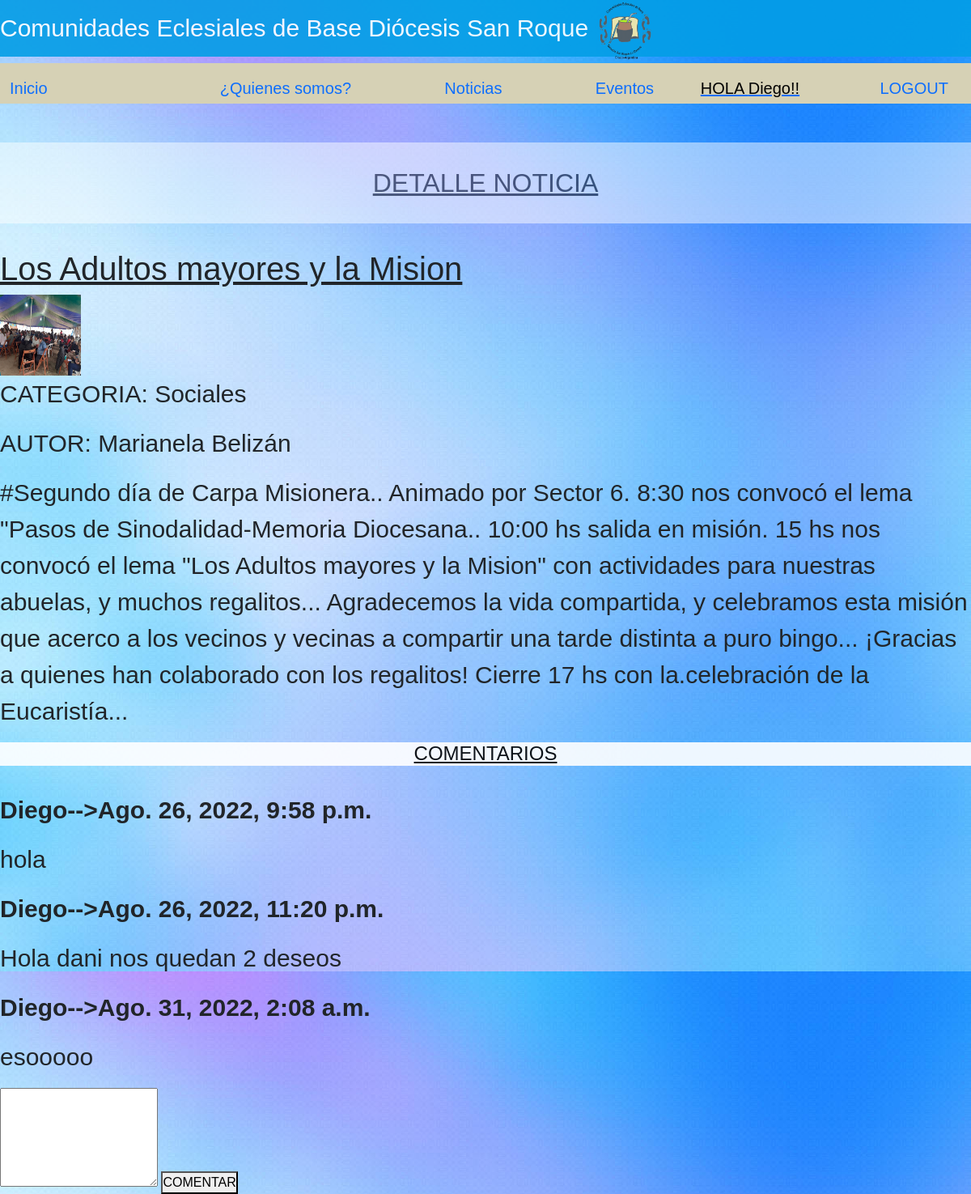
/Noticias/detalle/1 (signed in), run on the app's committed database.
### apps/usuarios/models.py (models this page shows)
class Usuario(AbstractUser):
    pass

### apps/noticias/models.py (models this page shows, shortened)
class Noticia(models.Model):
	titulo = models.CharField(max_length = 120)
	creado = models.DateField(auto_now_add = True)
	cuerpo = models.TextField()
	autor = models.CharField(max_length = 50, null=True, blank = True)
	imagen = models.ImageField(upload_to = 'noticias', null=True, blank = True)
	categoria = models.ForeignKey(Categoria, on_delete = models.CASCADE, null = True)
	def obtener_mis_comentarios(self):
		return self.mis_comentarios.all()

class Categoria(models.Model):
	nombre = models.CharField(max_length = 60)
	descripcion = models.CharField(max_length = 250, null = True, blank = True)

class Comentario(models.Model):
	noticia = models.ForeignKey(Noticia, related_name = 'mis_comentarios', on_delete = models.CASCADE)
	texto = models.TextField()
	creado = models.DateTimeField(auto_now_add = True)
	usuario = models.ForeignKey(Usuario, related_name = 'usuario_comentario' , on_delete = models.CASCADE)

### apps/noticias/views.py (the view)
# urls.py: path('detalle/<int:pk>', views.Detalle_Noticia_Clase.as_view(), name = 'detalle_noticias'),
class Detalle_Noticia_Clase(LoginRequiredMixin,DetailView):
	model = Noticia
	template_name = 'noticias/detalle_noticia.html'

### templates/noticias/detalle_noticia.html
{% extends 'base.html' %}
{% load static %}
{% block contenido %}
	<h2><ins>DETALLE NOTICIA</ins></h2>
	<br>
	<h3><ins>{{object.titulo}}</ins></h3>
	{% if object.imagen %}
	<img src="{{ object.imagen.url }}" width="100px" height="100px">
{% else %}
	<p>NO TIENE IMAGEN </p>
{% endif %}
	<p>CATEGORIA: {{ object.categoria.nombre }}</p>
	{% if object.autor %}
		<p>AUTOR: {{ object.autor }}</p>
	{% endif %}
	<p>{{ object.cuerpo }}</p>
	<h4><ins>COMENTARIOS</ins></h4><br>
	{% for x in object.obtener_mis_comentarios %}
		<b><p>{{x.usuario}}-->{{x.creado}}</p></b>
		<p>{{x.texto}}</p>
	{% endfor %}
	{% if user.is_authenticated %}
		<form method="POST" action="{% url 'noticias:agregar_comentario' object.pk %}">{% csrf_token %}
			<textarea rows="5" name="coment">
			</textarea>
			<button type="submit">COMENTAR</button>
		</form>
	{% endif %}
{% endblock contenido %}

### templates/base.html (shortened to what this page needs)
{% load static %}
<link href="https://cdn.jsdelivr.net/npm/bootstrap@5.0.2/dist/css/bootstrap.min.css" rel="stylesheet">
<!DOCTYPE html>
<html>
<head>
	<link rel="stylesheet" type="text/css" href="{% static 'css/main.css' %}">
</head>
<body>
 <header>
	<div class="header-content">
		<div class="logo">
			<h1>Comunidades Eclesiales de Base Diócesis San Roque <a class="navbar-item" href="{% url 'home' %}"><img src="{% static 'img/mate.png' %}" width="75" height="75" alt="Logo"></a></h1>
		</div>
		<div class="menu">
			<nav>
				<nav class="navbar">
					<div class="container-fluid">
						<a class="navbar-brand" href="{% url 'home' %}">Inicio</a>
						<button class="navbar-toggler" type="button" data-bs-toggle="collapse" data-bs-target="#navbarNav" aria-controls="navbarNav" aria-expanded="false" aria-label="Toggle navigation">
						  <span class="navbar-toggler-icon"></span>
						</button>
						<a class="nav-item">
							<a class="nav-link" href="{%url 'somos:quienes_somos'%}">¿Quienes somos?</a>
						  <a class="nav-item">
							<a class="nav-link" href="{% url 'noticias:listar_noticias' %}">Noticias</a>
						  <a class="nav-item">
							<a class="nav-link" href="{% url 'eventos:ver_eventos' %}">Eventos</a>
						  <a class="nav-item">
							{% if user.is_authenticated %}
								<span>HOLA {{user.username}}!!</span>
								<a class="nav-link" href="{% url 'logout' %}">LOGOUT</a>
							{% else %}
								<a class="nav-item"></a>
								<a class="nav-link" href="{% url 'login' %}">LOGIN</a>
								<a class="nav-item"></a>
								<a class="nav-link" href="{% url 'usuarios:registro' %}">REGISTRAR</a>
							{% endif %}
			</nav>
		</div>
	</div>
	<br><br>
	{% block contenido %}
	{% endblock contenido %}
</header>
</body>
</html>

### static/css/main.css (style rules this page uses)
* { margin: 0px; padding: 0px; }
body { background-image: url(../img/otrofondo.jpg) ; font-family: 'Gill Sans', 'Gill Sans MT', Calibri, 'Trebuchet MS', sans-serif, Helvetica, sans-serif; }
header h1 { background: #039ee6; opacity: 0.9; height: 70px; width: 100%; text-align: left; line-height: 50px; color: #ffffff; font-size: 30px; }
nav { background: #d6d1b5; height: 50px; font-family: sans-serif; font-size: 20; color: #ffffff; }
h2 { opacity: 0.9; background: #ffffff; color: #000000; line-height: 100px; text-align: center; opacity: 0.5; }
h3 { font-size: 40; tex }
h4 { color: #000000; text-align: center; background: #ffffff; opacity: 0.9; }
p { font-size: 30; }
h1 { color:#000000; }
span { color: black; font-size: 20; }

### data on the page
Usuario: username "Diego"
Noticia: titulo "Los Adultos mayores y la Mision", imagen (picture), categoria.nombre "Sociales", autor "Marianela Belizán", cuerpo "#Segundo día de Carpa Misionera.. Animado por Sector 6. 8:30 nos convocó el lema \"Pasos de Sinodalidad-Memoria Diocesana.. 10:00 hs salida en misión. 15 hs nos convocó el lema \"Los Adultos mayores y la Mision\" con actividades para nuestras abuelas, y muchos regalitos... Agradecemos la vida compartida, y celebramos esta misión que acerco a los vecinos y vecinas a compartir una tarde distinta a puro bingo... ¡Gracias a quienes han colaborado con los regalitos! Cierre 17 hs con la.celebración de la Eucaristía..."
Comentario: usuario "Diego", creado "Ago. 26, 2022, 9:58 p.m.", texto "hola"
Comentario: usuario "Diego", creado "Ago. 26, 2022, 11:20 p.m.", texto "Hola dani nos quedan 2 deseos"
Comentario: usuario "Diego", creado "Ago. 31, 2022, 2:08 a.m.", texto "esooooo"
